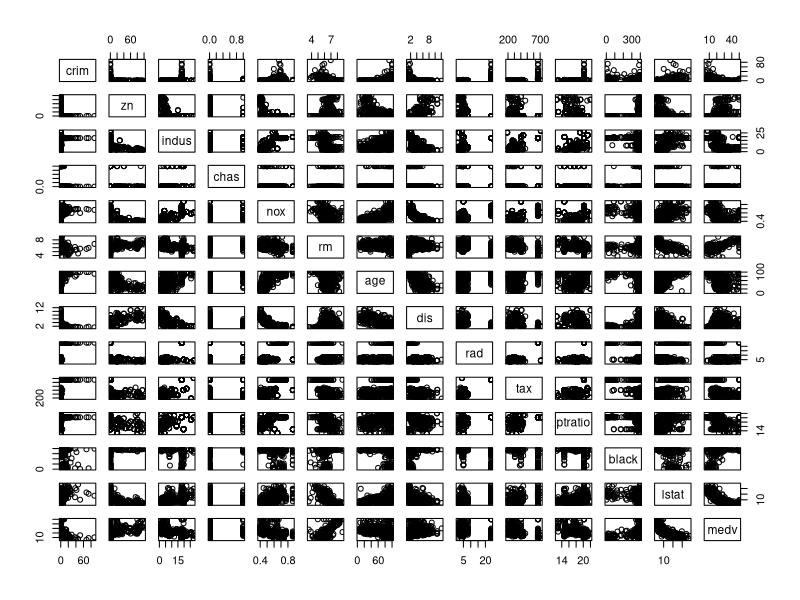
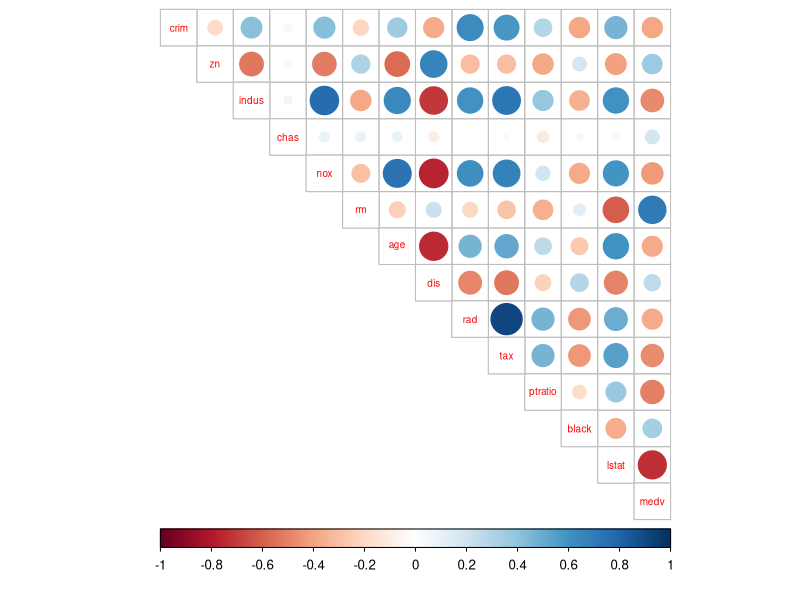
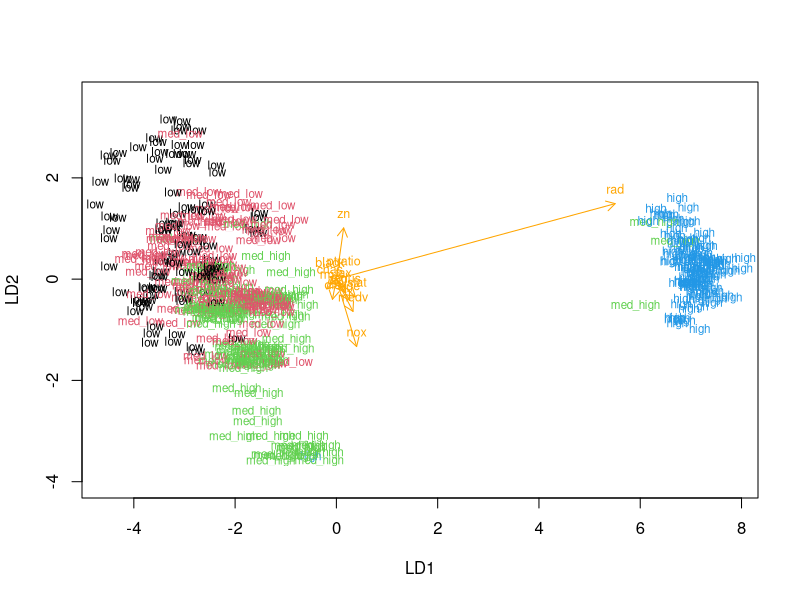
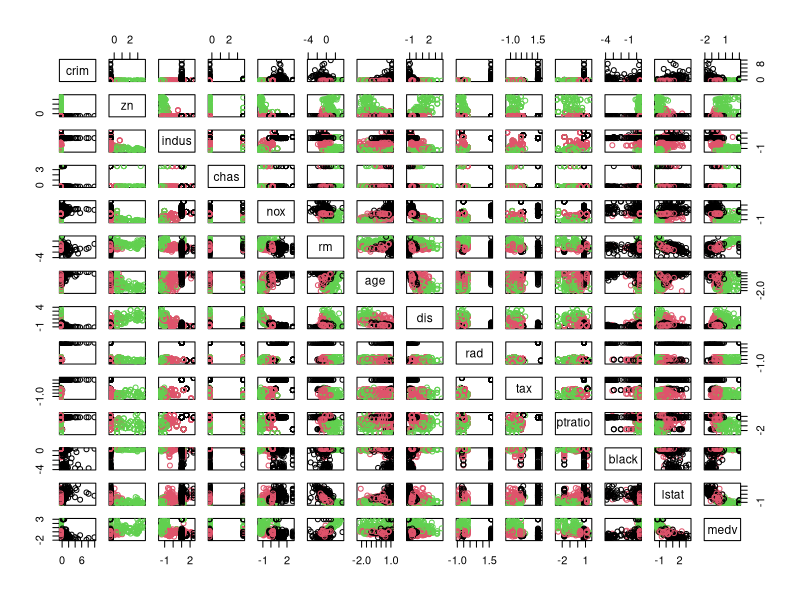
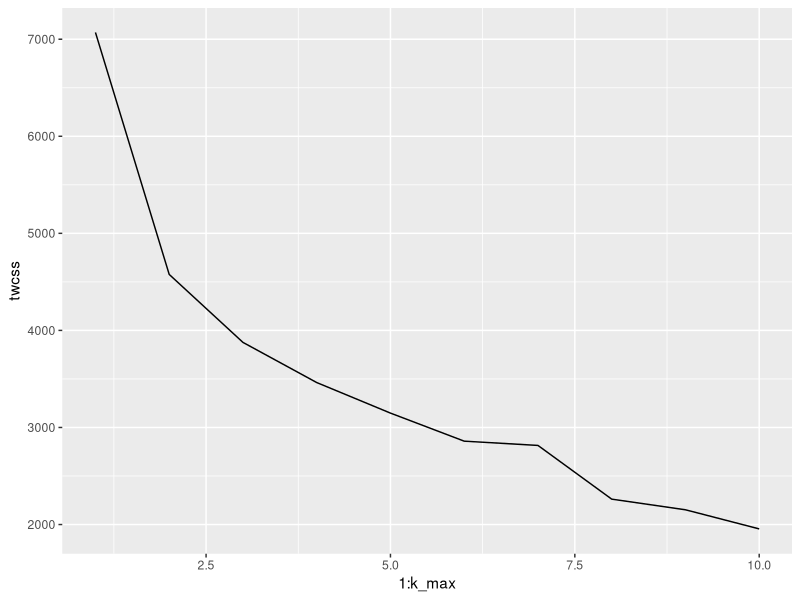
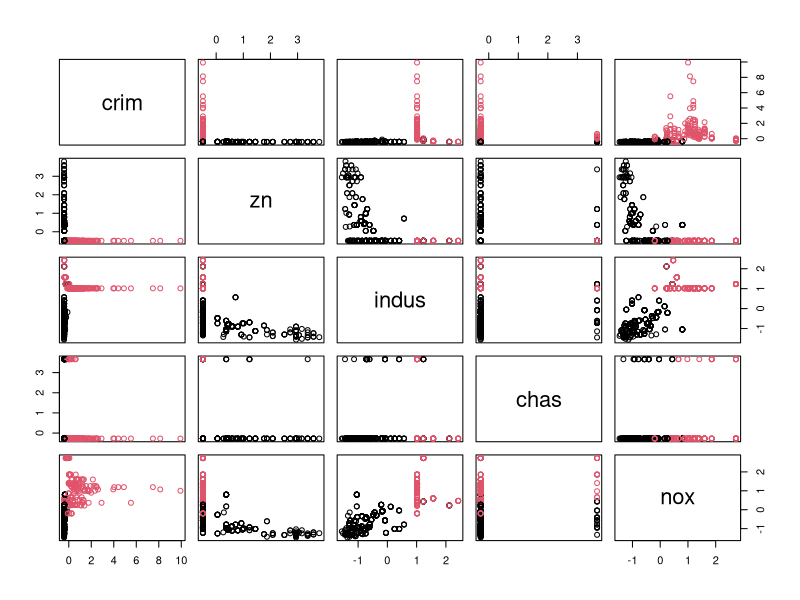
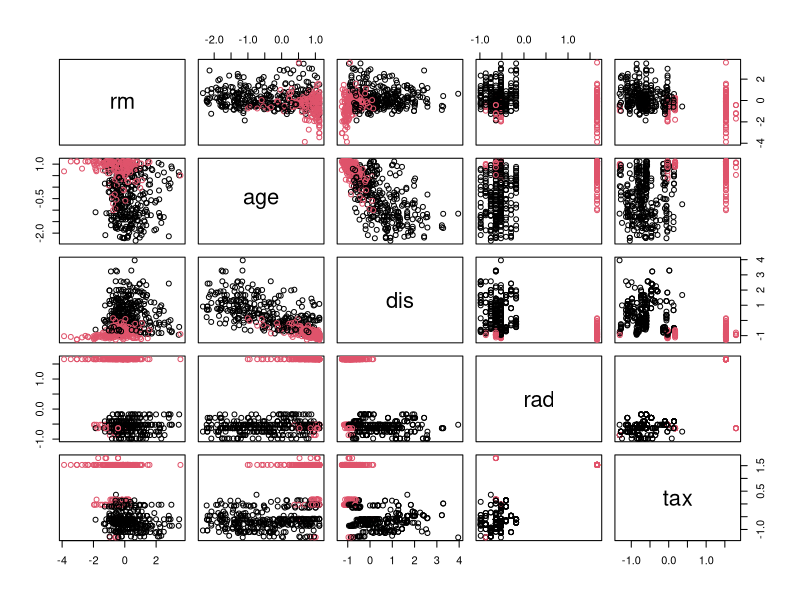

Source code (R) for these figures, in order:
## ---- chunk 1
#---
#title: "Chapter 4 data analysis"
#author: "Antti Kaihovaara"
#date: "November 25, 2018"
#description: "Chapter 4 data"
#Data : ""MASS"-package. More info from here: https://stat.ethz.ch/R-manual/R-devel/library/MASS/html/Boston.html"
#---
## ---- chunk 2
library(ggplot2); library(GGally); library(corrplot); library(tidyr); library(dplyr)

library(MASS)

## ---- chunk 3
data(Boston)


str(Boston)
dim(Boston)
summary(Boston)
glimpse(Boston)


## ---- chunk 4
 
pairs(Boston)

cor_matrix<-cor(Boston) %>% round(digits = 2)

cor_matrix 

 
corrplot(cor_matrix, method="circle", type="upper", cl.pos="b", tl.pos="d", tl.cex = 0.6)

## ---- chunk 5

boston_scaled <- scale(Boston)

summary(boston_scaled)


## ---- chunk 6

class(boston_scaled)

boston_scaled <- as.data.frame(boston_scaled)

summary(boston_scaled$crim)

bins <- quantile(boston_scaled$crim)
bins
## ---- chunk 7
# create a categorical variable 'crime'
crime <- cut(boston_scaled$crim, breaks = bins, include.lowest = TRUE, labels = c("low", "med_low", "med_high", "high"))

# look at the table of the new factor crime
table(crime)

boston_scaled <- dplyr::select(boston_scaled, -crim)

boston_scaled <- data.frame(boston_scaled, crime)
## ---- chunk 8
# number of rows in the Boston dataset 
n <- nrow(boston_scaled)

# choose randomly 80% of the rows
ind <- sample(n,  size = n * 0.8)

# create train set
train <- boston_scaled[ind,]

# create test set 
test <- boston_scaled[-ind,]

# save the correct classes from test data
correct_classes <- test$crime

# remove the crime variable from test data
test <- dplyr::select(test, -crime)
## ---- chunk 9

# linear discriminant analysis
lda.fit <- lda(crime ~ ., data = train)

# print the lda.fit object
lda.fit
## ---- chunk 10
lda.arrows <- function(x, myscale = 1, arrow_heads = 0.1, color = "orange", tex = 0.75, choices = c(1,2)){
  heads <- coef(x)
  arrows(x0 = 0, y0 = 0, 
         x1 = myscale * heads[,choices[1]], 
         y1 = myscale * heads[,choices[2]], col=color, length = arrow_heads)
  text(myscale * heads[,choices], labels = row.names(heads), 
       cex = tex, col=color, pos=3)
}


classes <- as.numeric(train$crime)

plot(lda.fit, dimen = 2, col = classes, pch = classes)
lda.arrows(lda.fit, myscale = 1.5)
## ---- chunk 11


# predict classes with test data
lda.pred <- predict(lda.fit, newdata = test)

# cross tabulate the results
tt <- table(correct = correct_classes, predicted = lda.pred$class)
tt
## ---- chunk 12
error = sum(tt[row(tt) != col(tt)]) / sum(tt)
error

summary(test)
## ---- chunk 13
library(MASS)
data('Boston')

# center and standardize variables
boston_K_scaled <- scale(Boston)

# summaries of the scaled variables
summary(boston_K_scaled)

# class of the boston_scaled object
class(boston_K_scaled)

# change the object to data frame
boston_K_scaled <- as.data.frame(boston_K_scaled)

## ---- chunk 14
# euclidean distance matrix
dist_eu <- dist(boston_K_scaled)

# look at the summary of the distances
summary(dist_eu)

## ---- chunk 15
# manhattan distance matrix
dist_man <- dist(boston_K_scaled, method = 'manhattan')

# look at the summary of the distances
summary(dist_man)
## ---- chunk 16
# k-means clustering
km <-kmeans(boston_K_scaled, centers = 3)

# plot the Boston dataset with clusters
pairs(boston_K_scaled, col = km$cluster)
## ---- chunk 17
set.seed(123) #K-means might produce different results every time, because it randomly assigns the initial cluster centers. This function is used to deal with that.

# determine the number of clusters
k_max <- 10

# calculate the total within sum of squares
twcss <- sapply(1:k_max, function(k){kmeans(boston_K_scaled, k)$tot.withinss})

# visualize the results
qplot(x = 1:k_max, y = twcss, geom = 'line')

## ---- chunk 18
# k-means clustering
km <-kmeans(boston_K_scaled, centers = 2, nstart = 20)
km


# plot the Boston dataset with clusters
pairs(boston_K_scaled[1:5], col = km$cluster)


pairs(boston_K_scaled[6:10], col = km$cluster)

